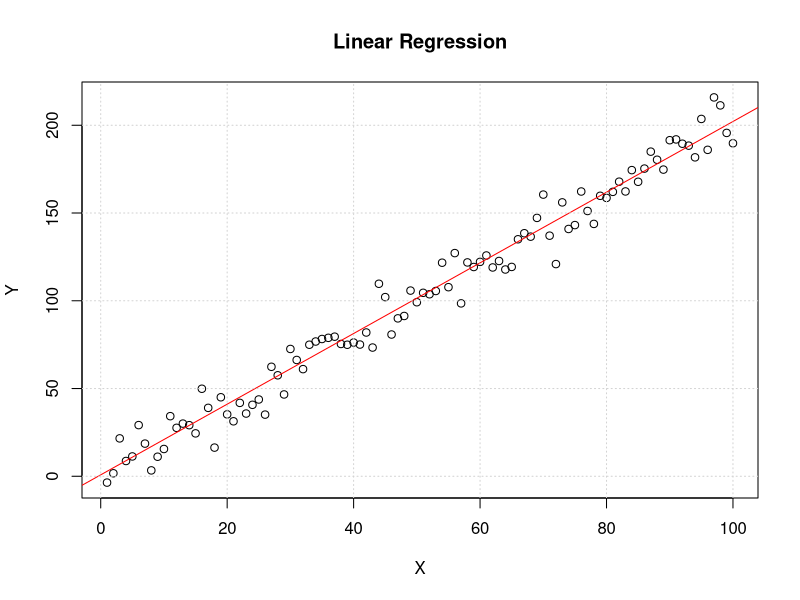
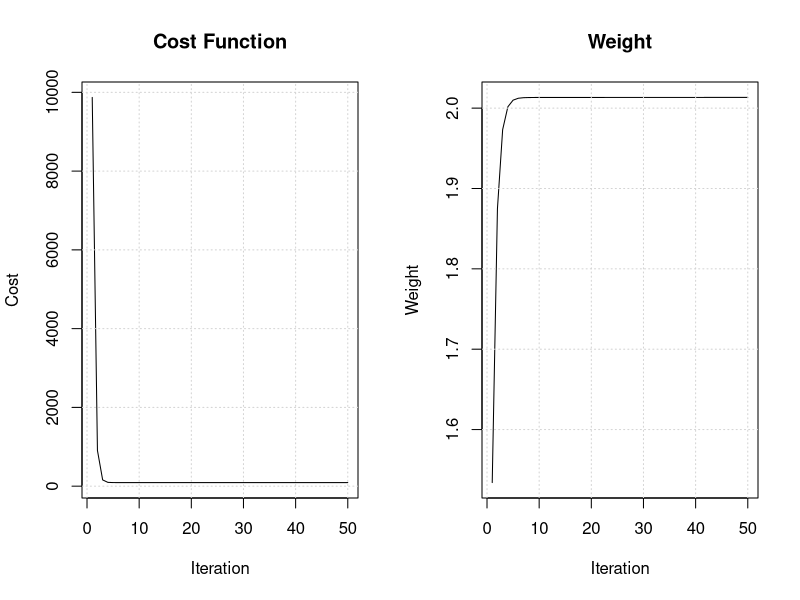

Here is the R script that generated these plots, in order:
## Author: Hemant Thapa
## Programming Language: R
## Date Pushed to GitHub: 23.01.2024
## Email: hemantthapa1998@gmail.com


# 1. Creating Synthetic Data
set.seed(123)
X <- 1:100
Y <- 2 * X + rnorm(100, mean = 0, sd = 10)

# 2. Spliting the Data into Training and Testing Sets
# 80% for training, 20% for testing
split_ratio <- 0.8  
num_samples <- length(X)
num_train <- round(num_samples * split_ratio)
train_indices <- sample(1:num_samples, num_train)
X_train <- X[train_indices]
Y_train <- Y[train_indices]
X_test <- X[-train_indices]
Y_test <- Y[-train_indices]

# 3. Building Linear Regression Model 
linear_regression <- function(X, Y, learning_rate = 0.0001, num_iterations = 50) {
  N <- length(X)
  # Initialising the weight and bias
  w <- runif(1) 
  b <- runif(1)  
  # Store costs over iterations
  costs <- numeric(num_iterations)  
  # Store weights over iterations
  weights <- numeric(num_iterations)  
  # Store biases over iterations
  biases <- numeric(num_iterations) 
  
  for (i in 1:num_iterations) {
    # Predictions
    Y_pred <- w * X + b
    
    # Gradients
    dw <- (2/N) * sum((Y_pred - Y) * X)
    db <- (2/N) * sum(Y_pred - Y)
    
    # Update parameters
    w <- w - learning_rate * dw
    b <- b - learning_rate * db
    
    # Cost, weights, and biases
    costs[i] <- mean((Y_pred - Y)^2)
    weights[i] <- w
    biases[i] <- b
  }
  
  return(list("weight" = w, "bias" = b, "costs" = costs, "weights" = weights, "biases" = biases))
}


# 4. R-squared (R2)
calculate_r_squared <- function(actual, predicted) {
  ss_total <- sum((actual - mean(actual))^2)
  ss_residual <- sum((actual - predicted)^2)
  r_squared <- 1 - (ss_residual / ss_total)
  return(r_squared)
}

# 5. Root Mean Squared Error (RMSE)
calculate_rmse <- function(actual, predicted) {
  rmse <- sqrt(mean((actual - predicted)^2))
  return(rmse)
}

# 6. Mean Squared Error (MSE)
calculate_mse <- function(actual, predicted) {
  mse <- mean((actual - predicted)^2)
  return(mse)
}

# 7. Training the Linear Regression Model
model <- linear_regression(X_train, Y_train)

# 8. Model Parameters
cat("Final Parameters - Weight:", model$weight, "Bias:", model$bias, "\n")

# 9. Evaluating the Model on the Testing Set
Y_pred_test <- model$weight * X_test + model$bias

# 10. R-squared on Testing Set
r_squared_test <- calculate_r_squared(Y_test, Y_pred_test)
cat("R-squared on Testing Set (R2):", r_squared_test, "\n")

# 11. RMSE on Testing Set
rmse_test <- calculate_rmse(Y_test, Y_pred_test)
cat("Root Mean Squared Error on Testing Set (RMSE):", rmse_test, "\n")

# 12. MSE on Testing Set
mse_test <- calculate_mse(Y_test, Y_pred_test)
cat("Mean Squared Error on Testing Set (MSE):", mse_test, "\n")

# 13. Best-fit line, and add metrics to the plot
plot(X, Y, main = "Linear Regression", xlab = "X", ylab = "Y")
abline(a = model$bias, b = model$weight, col = "red")
grid()

# 14. Cost Function over Iterations
par(mfrow = c(1, 2))  # Create a 1x2 plot grid
plot(1:length(model$costs), model$costs, type = "l", xlab = "Iteration", ylab = "Cost", 
     main = "Cost Function")
grid()
# Plot the Changes in Weights and Biases over Iterations
plot(1:length(model$weights), model$weights, type = "l", xlab = "Iteration", ylab = "Weight", 
     main = "Weight")
lines(1:length(model$biases), model$biases, col = "red")
grid()

